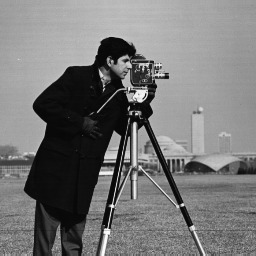
#> input picture harris corner/소스코드/필터링 샘플코드/cameraman.jpg, 256 x 256 px
$ python derivative.py
#> lines starting #> are read from the running program, lines starting #| are printed output that depends on the picture
import cv2
import numpy as np
import matplotlib.pyplot as plt

# Read image
filename = 'cameraman.jpg'
img = plt.imread(filename)
#> img is the input picture: shape (256, 256); min 0, max 255, mean 118.7


# Make derivative filter
filter_x = np.array([[-1, 0, 1]])
filter_y = np.array([[-1],
                     [0],
                     [1]])


# Apply filter to image
dst = cv2.filter2D(img, -1, filter_y)
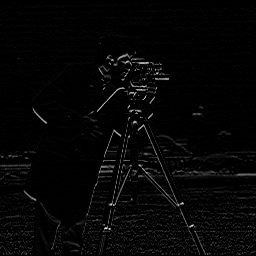
#> dst: shape (256, 256); min 0, max 231, mean 5.7
cv2.imwrite('derivative_image.jpg', dst)


# Plot images
plt.subplot(121), plt.imshow(img, cmap='gray'), plt.title('Original')
plt.xticks([]), plt.yticks([])
plt.subplot(122), plt.imshow(dst, cmap='gray'), plt.title('derivative')
plt.xticks([]), plt.yticks([])
plt.show()
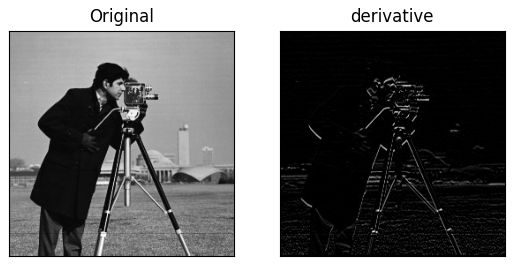
#> figure drawn by matplotlib, 2 panels
